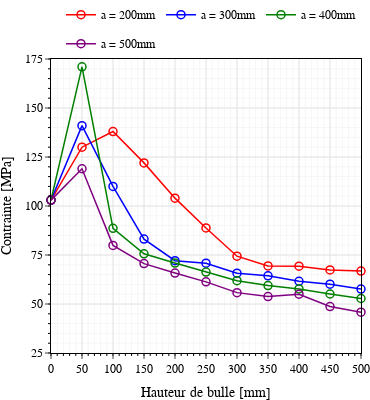

Source (notebook cell):
### Code cell
fig = go.Figure()
fig.update_layout(width=370,height = 400,plot_bgcolor='white',margin=dict(l=0, r=00, t=0, b=0),legend=dict(x=1.0,y=1.2,xanchor="right",orientation="h"),font=dict(family='Linux Libertine',color='black'),coloraxis_showscale=False)
fig.update_xaxes(title_text="Hauteur de bulle [mm]",range=[0,500],tickvals = np.arange(0,550,50),
                 showline=True,showgrid=True,gridcolor='rgb(228,228,228)',linecolor='black',mirror=True,tickson="boundaries",minor=dict(ticklen=2, tickcolor="black",nticks=20, tickmode='auto', showgrid=True),ticks="outside")
fig.update_yaxes(title_text="Contrainte [MPa]",range=[25,175],tickvals = np.arange(0,225,25),
                 showline=True,showgrid=True,gridcolor='rgb(228,228,228)',linecolor='black',mirror=True,tickson="boundaries",minor=dict(ticklen=2, tickcolor="black", nticks=10, showgrid=True),tickmode = 'array',ticks="outside",
                 )
show = False
col = ['red','blue','green','purple']
for k in range(len(a_bulle)):
    a = a_bulle[k]
    d = data[data['a bulle'] == a]
    fig.add_trace(go.Scatter(
            x=h_bulle,y=d['stress'],
            mode='lines+markers',
            name="a = {}mm".format(a),
            line=dict(width=1.5,color=col[k]),showlegend=True,legendgroup=str(a),
            marker_symbol=100,marker_line_color=col[k], marker_color=col[k],marker_line_width=1.5, marker_size=8,
        ))
fig.update_traces(cliponaxis=False)

fig.write_image("plot.pdf")

fig.show()

### Figure 1 — Plotly figure (JSON) as saved in the notebook; plotly's stock layout.template omitted (floating-point values rounded to 4 significant figures)
{"data": [{"cliponaxis": false, "legendgroup": "200", "line": {"color": "red", "width": 1.5}, "marker": {"color": "red", "line": {"color": "red", "width": 1.5}, "size": 8, "symbol": 100}, "mode": "lines+markers", "name": "a = 200mm", "showlegend": true, "type": "scatter", "x": [0, 50, 100, 150, 200, 250, 300, 350, 400, 450, 500], "y": [103, 130, 138, 122, 104, 88.8, 74.4, 69.4, 69.3, 67.4, 66.8]}, {"cliponaxis": false, "legendgroup": "300", "line": {"color": "blue", "width": 1.5}, "marker": {"color": "blue", "line": {"color": "blue", "width": 1.5}, "size": 8, "symbol": 100}, "mode": "lines+markers", "name": "a = 300mm", "showlegend": true, "type": "scatter", "x": [0, 50, 100, 150, 200, 250, 300, 350, 400, 450, 500], "y": [103, 141, 110, 83.1, 72.1, 70.8, 65.7, 64.4, 61.6, 60.1, 57.6]}, {"cliponaxis": false, "legendgroup": "400", "line": {"color": "green", "width": 1.5}, "marker": {"color": "green", "line": {"color": "green", "width": 1.5}, "size": 8, "symbol": 100}, "mode": "lines+markers", "name": "a = 400mm", "showlegend": true, "type": "scatter", "x": [0, 50, 100, 150, 200, 250, 300, 350, 400, 450, 500], "y": [103, 171, 88.6, 75.6, 70.9, 66.3, 61.9, 59.4, 57.7, 55.1, 52.8]}, {"cliponaxis": false, "legendgroup": "500", "line": {"color": "purple", "width": 1.5}, "marker": {"color": "purple", "line": {"color": "purple", "width": 1.5}, "size": 8, "symbol": 100}, "mode": "lines+markers", "name": "a = 500mm", "showlegend": true, "type": "scatter", "x": [0, 50, 100, 150, 200, 250, 300, 350, 400, 450, 500], "y": [103, 119, 79.9, 70.6, 65.8, 61.3, 55.8, 53.8, 55, 48.7, 45.8]}], "layout": {"coloraxis": {"showscale": false}, "font": {"color": "black", "family": "Linux Libertine"}, "height": 400, "legend": {"orientation": "h", "x": 1, "xanchor": "right", "y": 1.2}, "margin": {"b": 0, "l": 0, "r": 0, "t": 0}, "plot_bgcolor": "white", "width": 370, "xaxis": {"gridcolor": "rgb(228,228,228)", "linecolor": "black", "minor": {"nticks": 20, "showgrid": true, "tickcolor": "black", "ticklen": 2, "tickmode": "auto"}, "mirror": true, "range": [0, 500], "showgrid": true, "showline": true, "ticks": "outside", "tickson": "boundaries", "tickvals": [0, 50, 100, 150, 200, 250, 300, 350, 400, 450, 500], "title": {"text": "Hauteur de bulle [mm]"}}, "yaxis": {"gridcolor": "rgb(228,228,228)", "linecolor": "black", "minor": {"nticks": 10, "showgrid": true, "tickcolor": "black", "ticklen": 2}, "mirror": true, "range": [25, 175], "showgrid": true, "showline": true, "tickmode": "array", "ticks": "outside", "tickson": "boundaries", "tickvals": [0, 25, 50, 75, 100, 125, 150, 175, 200], "title": {"text": "Contrainte [MPa]"}}}}
